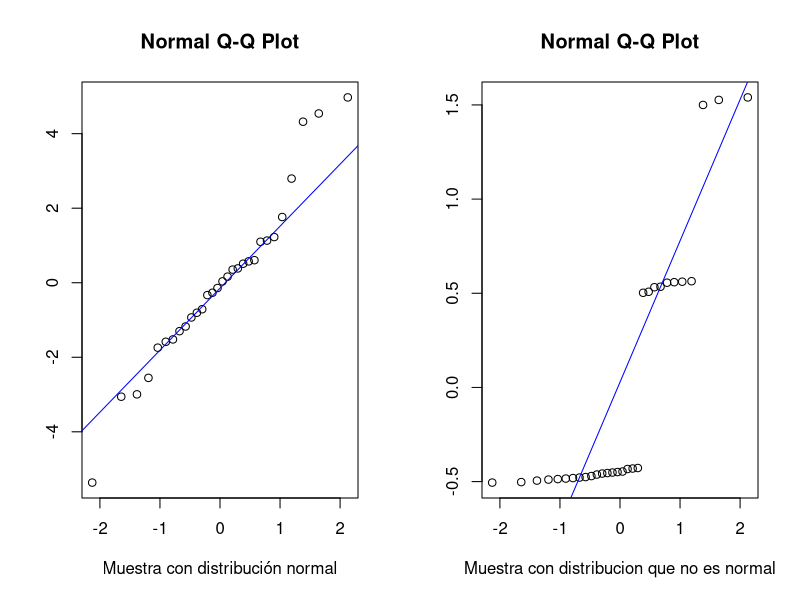
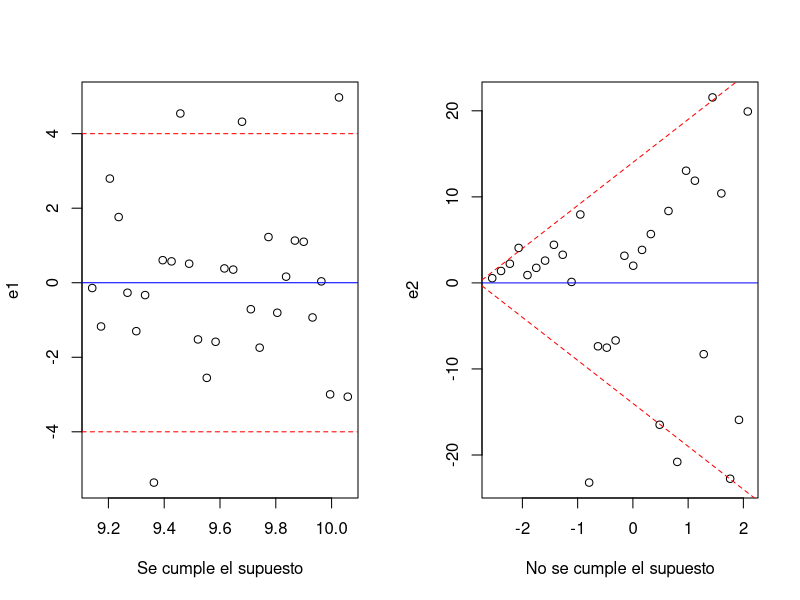
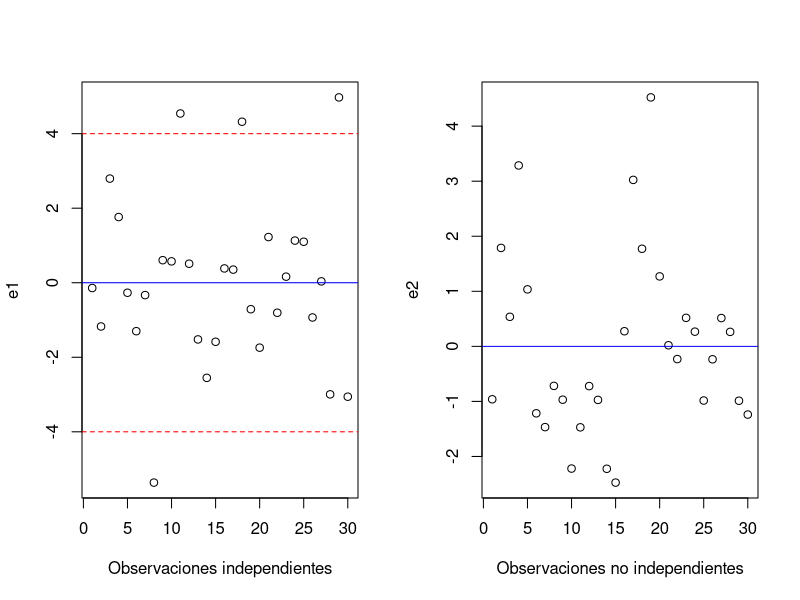

Recreate these plots in R, in order.
## ---- chunk 1
n <- 30
x <- 1:30

# Datos hipoteticos
set.seed(1981) # Semilla.
y1 <- round(rnorm(n, 10, 2), 0) # Datos normales con media 10 y varianza 4
y2 <- round(rgamma(n, 1, 2), 0) # Datos no normales.

# Modelo de regresión lineal en R
m1 <- lm(y1~x)
m2 <- lm(y2~x)

# Residuales.
e1 <- m1$residuals
e2 <- m2$residuals

# Grafico qqplot.
par(mfrow = c(1, 2))

qqnorm(e1, xlab = "Muestra con distribución normal", ylab = " ")
qqline(e1, col = "blue")

qqnorm(e2, xlab="Muestra con distribucion que no es normal", ylab = " ")
qqline(e2, col = "blue")
## ---- chunk 2
shapiro.test(e1)

shapiro.test(e2)
## ---- chunk 3
library(nortest)

ad.test(e1) # No se rechaza H_0

ad.test(e2) # Se rechaza H_0
## ---- chunk 4
n <- 30
x <- 1:30

# Datos hipoteticos
set.seed(1981) # Semilla.

y1 <- round(rnorm(n, 10, 2), 0) # Datos normales con varianza constante

s <- c(rep(1, 10), rep(10, 10), rep(20, 10))
y2 <- round(rnorm(n, sd = s), 0) # Datos normales con varianza no constante.

# Modelo de regresión lineal en R.
m1 <- lm(y1~x)
m2 <- lm(y2~x)

# Residuales.
e1 <- m1$residuals
e2 <- m2$residuals

# Datos ajustados
aj1 <- m1$fitted.values
aj2 <- m2$fitted.values

# Grafico de ajustados vs residuales
par(mfrow = c(1, 2))

plot(aj1, e1, xlab = "Se cumple el supuesto")
abline(0, 0, col = "blue")
abline(-4, 0, col = "red", lty = 2)
abline(4, 0, col = "red", lty = 2)

plot(aj2, e2, xlab = "No se cumple el supuesto")
abline(0, 0, col = "blue")
abline(-14, -5, col = "red", lty = 2)
abline(14, 5, col = "red", lty = 2)
## ---- chunk 5
library(lmtest)

bptest(y1~x)

bptest(y2~x)
## ---- chunk 6
n <- 30
x <- 1:30

#Datos hipoteticos
set.seed(1981)

y1 <- round(rnorm(n, 10, 2), 0) # Datos normales independientes.

library(mvtnorm)
m <- c(0, 5)
s <- matrix(c(1, 0.99, 0.99, 1), ncol = 2)
y2 <- round( c(rmvnorm(n/2, m, s)), 0 )

# Modelo de regresión lineal en R.
m1 <- lm(y1~x)
m2 <- lm(y2~x)

# Residuales.
e1 <- m1$residuals
e2 <- m2$residuals

# Grafico de residuales
par(mfrow = c(1, 2))

plot(x, e1, xlab = "Observaciones independientes")
abline(0, 0, col="blue")
abline(h = -4, col = "red", lty = 2)
abline(h = 4, col = "red", lty = 2)

plot(x, e2, xlab = "Observaciones no independientes")
abline(0, 0, col="blue")
## ---- chunk 7
library(lmtest)

dwtest(y1~x)

dwtest(y2~x)
## ---- chunk 8
x <- c(1, 2, 3, 4, 5, 6, 7, 8, 9, 10, 11, 12, 13, 14, 15, 16, 17, 18, 19, 20, 21, 22, 23, 24, 25, 26, 27, 28, 29, 30, 31, 32, 33, 34, 35, 36, 37, 38, 39, 40, 41, 42, 43, 44, 45, 46, 47, 48, 49, 50, 51, 52)
y <- c(15.099, 20.087, 24.238, 29.478, 34.588, 40.152, 43.68, 48.848, 54.473, 58.256, 64.384, 70.02, 73.02, 82.775, 96.196, 93.437, 90.761, 97.979, 97.961, 106.961, 112.43, 113.836, 128.571, 129.907, 132.73, 138.06, 139.854, 152.338, 152.662, 164.624, 158.42, 174.89, 169.666, 175.481, 207.72, 182.603, 185.787, 198.009, 189.944, 195.893, 199.998, 211.445, 206.9, 238.695, 268.895, 244.877, 247.64, 253.745, 244.798, 273.176, 287.834, 285.69)

# Modelo de regresión lineal en R.
m <- lm(y~x)
# Residual.
e <- m$residuals
# Prueba de Shapiro-Wilks
shapiro.test(e)
## ---- chunk 9
x <- c(1, 2, 3, 4, 5, 6, 7, 8, 9, 10, 11, 12, 13, 14, 15, 16, 17, 18, 19, 20, 21, 22, 23, 24, 25, 26, 27, 28, 29, 30, 31, 32, 33, 34, 35, 36, 37, 38, 39, 40, 41, 42, 43, 44, 45, 46, 47, 48, 49, 50, 51, 52, 53, 54, 55, 56, 57, 58, 59, 60, 61, 62, 63, 64, 65, 66, 67, 68, 69, 70)
y <- c(1.129, 0.766, 0.547, -0.439, -0.098, 0.594, 1.152, 0.621, 1.933, -1.009, 0.692, -0.333, 0.044, 0.612, -0.991, -0.087, -0.799, 1.199, -0.896, 2.562, 1.629, 0.763, -1.687, -2.102, -1.885, -0.832, 0.21, 1.073, 1.498, -1.671, -0.664, 0.254, -0.764, 0.822, -0.346, 6.877, 6.294, 5.59, 4.83, 4.935, 5.267, 5.207, 4.774, 6.596, 3.339, 5.601, 4.582, 5.341, 5.697, 4.741, 4.878, 4.297, 5.504, 4.305, 7.538, 5.92, 5.606, 3.788, 3.35, 3.264, 4.395, 4.911, 6.165, 6.19, 3.599, 4.08, 4.756, 3.947, 5.562, 5.015)


# Modelo de regresión lineal en R.
m <- lm(y~x)
# Residual.
e <- m$residuals
# Prueba de Durbin-Watson.
dwtest(y~x)
## ---- chunk 10
x <- c(1, 2, 3, 4, 5, 6, 7, 8, 9, 10, 11, 12, 13, 14, 15, 16, 17, 18, 19, 20, 21, 22, 23, 24, 25, 26, 27, 28, 29, 30, 31, 32, 33, 34, 35, 36, 37, 38, 39, 40, 41, 42, 43, 44, 45, 46, 47, 48, 49, 50, 51, 52, 53, 54, 55, 56, 57, 58, 59, 60, 61, 62, 63, 64, 65, 66)
y <- c(-0.642, 1.094, -1.471, -0.4, -0.851, 0.352, 0.518, -2.434, -0.756, -0.032, 0.661, -0.661, -0.398, 1.009, 0.641, 0.838, 0.255, -2.096, -0.569, -0.354, 0.335, -1.299, -1.121, 0.908, 1.025, 1.39, -0.458, -0.005, 1.192, 0.067, 0.178, -0.684, 0.448, 3.985, 5.067, 3.043, 4.723, 5.109, 6.02, 5.214, 2.472, 3.766, 5.678, 5.195, 4.401, 4.553, 6.082, 5.549, 5.113, 5.492, 3.676, 5.131, 4.087, 4.835, 3.454, 3.299, 5.768, 5.971, 5.703, 4.589, 5.745, 5.477, 4.828, 5.26, 4.045, 5.733)

# Modelo de regresión lineal en R.
m <- lm(y~x)
# Residual.
e <- m$residuals
# Prueba de Anderson-Darling.
library(nortest)
ad.test(e)
## ---- chunk 11
x <- c(1, 2, 3, 4, 5, 6, 7, 8, 9, 10, 11, 12, 13, 14, 15, 16, 17, 18, 19, 20, 21, 22, 23, 24, 25, 26, 27, 28, 29, 30, 31, 32, 33, 34, 35, 36, 37, 38, 39, 40, 41, 42)
y <- c(0.206, -1.219, -0.349, -0.844, -1.378, -0.645, 0.427, -0.555, 0.278, 1.283, 0.133, 1.792, -1.405, -1.334, 0.874, -0.692, 0.339, -0.658, 1.265, 0.054, -0.859, 4.958, 4.08, 4.83, 4.097, 4.977, 4.979, 5.645, 4.815, 5.003, 6.019, 5.243, 6.93, 3.827, 2.979, 5.938, 4.143, 5.028, 3.834, 6.532, 5.617, 3.694)

# Modelo de regresión lineal en R.
m <- lm(y~x)
# Residuales.
e <- m$residuals
# Prueba de Breusch-Pagan
bptest(y~x)
